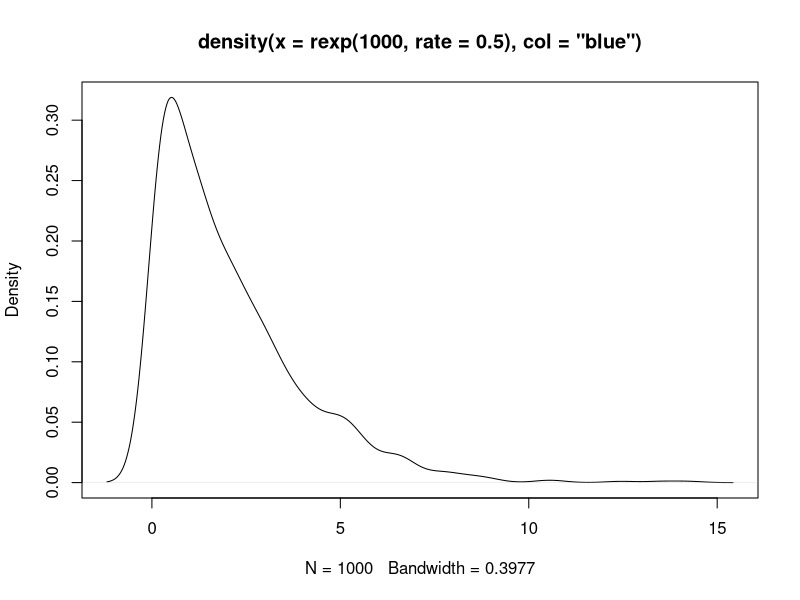
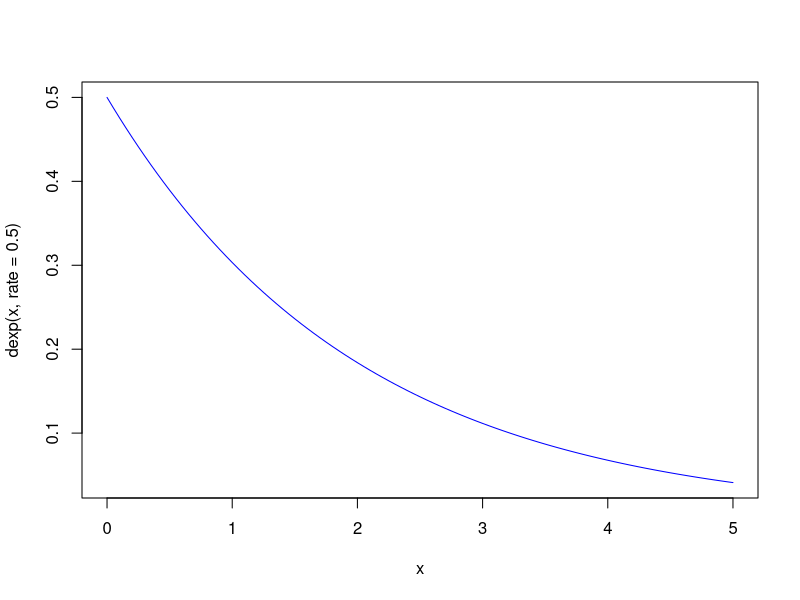

These figures' R source, in order:
dexp(3,1/2)
plot(density(rexp(1000, rate = .5), col = 'blue'))
pexp(3,1/2, lower.tail = TRUE)
curve(dexp(x, rate = .5), from=0, to=5, col='blue')
